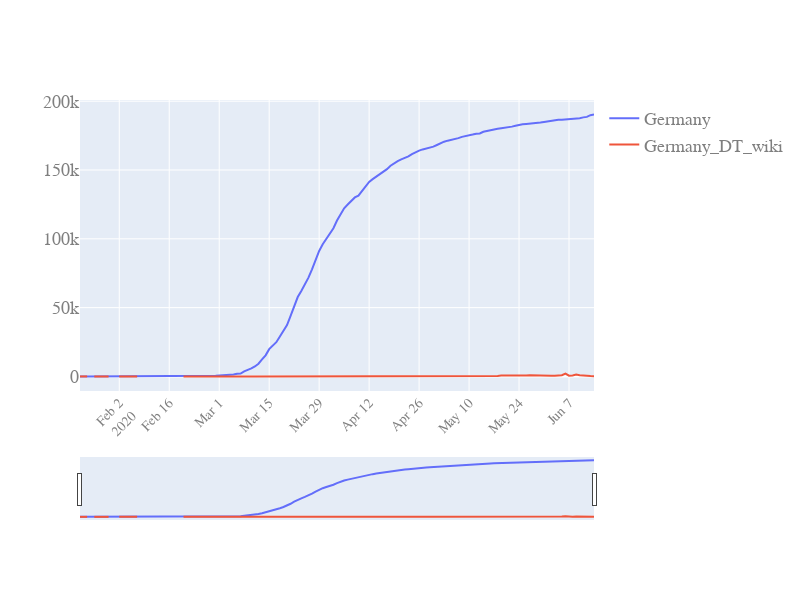

The notebook cell this image was saved under:
### Code cell
quick_plot(df_analyse.date, df_analyse.iloc[5:,[4,11]], yscale='linear', slider=True)

### Figure 1 — Plotly figure (JSON) as saved in the notebook; plotly's stock layout.template omitted (floating-point values rounded to 4 significant figures; data arrays with more than 128 entries replaced by an {"elided": "..."} marker saying what was removed)
{"data": [{"marker": {"size": 3}, "mode": "lines", "name": "Germany", "type": "scatter", "x": {"elided": "150 str values"}, "y": {"elided": "145 int values"}}, {"marker": {"size": 3}, "mode": "lines", "name": "Germany_DT_wiki", "type": "scatter", "x": {"elided": "150 str values"}, "y": {"elided": "145 float values"}}], "layout": {"autosize": true, "font": {"color": "#7f7f7f", "family": "PT Sans. monospace", "size": 18}, "height": 600, "width": 800, "xaxis": {"nticks": 20, "rangeslider": {"visible": true}, "tickangle": -45, "tickfont": {"color": "#7f7f7f", "size": 14}}, "yaxis": {"type": "linear"}}}
